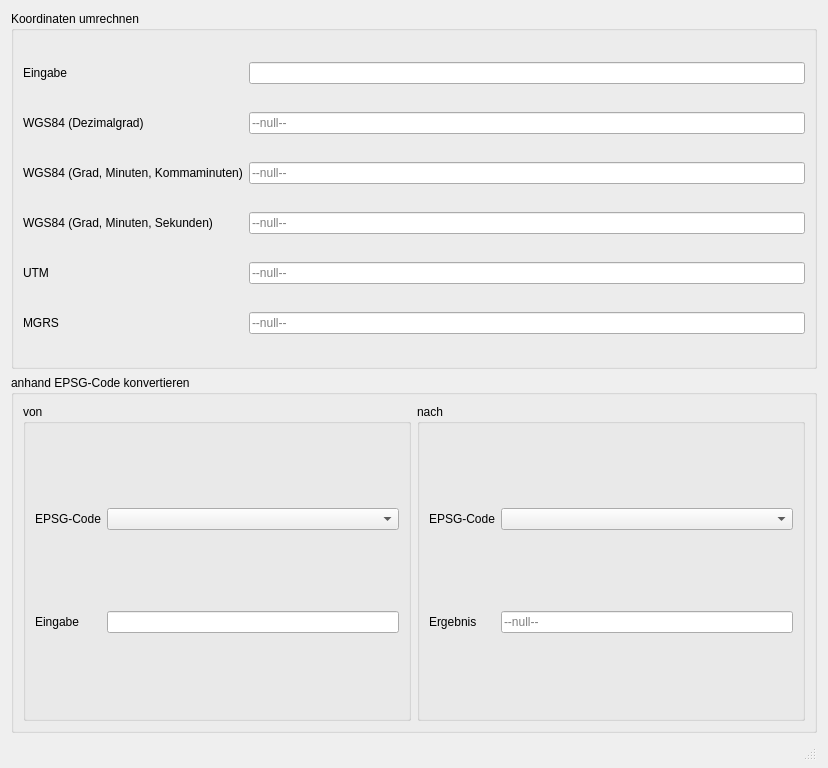
<?xml version="1.0" encoding="UTF-8"?>
<ui version="4.0">
 <class>CoordinatesConverterDialogBase</class>
 <widget class="QDialog" name="CoordinatesConverterDialogBase">
  <property name="geometry">
   <rect>
    <x>0</x>
    <y>0</y>
    <width>828</width>
    <height>768</height>
   </rect>
  </property>
  <property name="sizePolicy">
   <sizepolicy hsizetype="Preferred" vsizetype="Ignored">
    <horstretch>0</horstretch>
    <verstretch>0</verstretch>
   </sizepolicy>
  </property>
  <property name="windowTitle">
   <string>Convert Coordinates</string>
  </property>
  <layout class="QGridLayout" name="gridLayout_2">
   <property name="bottomMargin">
    <number>0</number>
   </property>
   <item row="1" column="0">
    <widget class="QGroupBox" name="groupBox_epsg">
     <property name="sizePolicy">
      <sizepolicy hsizetype="Preferred" vsizetype="Preferred">
       <horstretch>0</horstretch>
       <verstretch>1</verstretch>
      </sizepolicy>
     </property>
     <property name="title">
      <string>anhand EPSG-Code konvertieren</string>
     </property>
     <layout class="QHBoxLayout" name="horizontalLayout">
      <item>
       <widget class="QGroupBox" name="groupBox_from">
        <property name="title">
         <string>von</string>
        </property>
        <layout class="QGridLayout" name="gridLayout_3">
         <item row="0" column="1">
          <widget class="QLabel" name="label_epsg_from">
           <property name="text">
            <string>EPSG-Code</string>
           </property>
          </widget>
         </item>
         <item row="2" column="1">
          <widget class="QLabel" name="label_input_from">
           <property name="text">
            <string>Eingabe</string>
           </property>
          </widget>
         </item>
         <item row="0" column="2">
          <widget class="QComboBox" name="comboBox_from"/>
         </item>
         <item row="2" column="2">
          <widget class="QLineEdit" name="lineEdit_input_epsg"/>
         </item>
        </layout>
       </widget>
      </item>
      <item>
       <widget class="QGroupBox" name="groupBox_to">
        <property name="title">
         <string>nach</string>
        </property>
        <layout class="QGridLayout" name="gridLayout_4">
         <item row="0" column="1">
          <widget class="QLabel" name="label_epsg_to">
           <property name="text">
            <string>EPSG-Code</string>
           </property>
          </widget>
         </item>
         <item row="1" column="1">
          <widget class="QLabel" name="label_result_to">
           <property name="text">
            <string>Ergebnis</string>
           </property>
          </widget>
         </item>
         <item row="0" column="2">
          <widget class="QComboBox" name="comboBox_to"/>
         </item>
         <item row="1" column="2">
          <widget class="QLineEdit" name="lineEdit_epsg_result">
           <property name="enabled">
            <bool>true</bool>
           </property>
           <property name="text">
            <string/>
           </property>
           <property name="readOnly">
            <bool>true</bool>
           </property>
           <property name="placeholderText">
            <string>--null--</string>
           </property>
          </widget>
         </item>
        </layout>
       </widget>
      </item>
     </layout>
    </widget>
   </item>
   <item row="0" column="0">
    <widget class="QGroupBox" name="groupBox_coord">
     <property name="sizePolicy">
      <sizepolicy hsizetype="Preferred" vsizetype="Preferred">
       <horstretch>0</horstretch>
       <verstretch>1</verstretch>
      </sizepolicy>
     </property>
     <property name="title">
      <string>Koordinaten umrechnen</string>
     </property>
     <layout class="QGridLayout" name="gridLayout">
      <item row="5" column="0">
       <widget class="QLabel" name="label_utem_ref">
        <property name="text">
         <string>MGRS</string>
        </property>
       </widget>
      </item>
      <item row="1" column="0">
       <widget class="QLabel" name="label_wgs_dms">
        <property name="text">
         <string>WGS84 (Dezimalgrad)</string>
        </property>
       </widget>
      </item>
      <item row="0" column="1">
       <widget class="QLineEdit" name="lineEdit_input">
        <property name="toolTip">
         <string>&lt;html&gt;&lt;head/&gt;&lt;body&gt;&lt;p&gt;Gültige Formate:&lt;/p&gt;&lt;p&gt;&lt;span style=&quot; font-family:'Courier New'; font-size:7pt; font-style:italic; color:#000000;&quot;&gt;WGS84(Degrees) 12.345678° E 12.345678° N&lt;/span&gt;&lt;/p&gt;&lt;p&gt;&lt;span style=&quot; font-family:'Courier New'; font-size:7pt; font-style:italic; color:#000000;&quot;&gt;WGS84(DMS) 12° 23' 45.67&amp;quot; E 12° 34' 56.78&amp;quot; N&lt;/span&gt;&lt;/p&gt;&lt;p&gt;&lt;span style=&quot; font-family:'Courier New'; font-size:7pt; font-style:italic; color:#000000;&quot;&gt;WGS84(Decimal Minutes) 12° 23.456' E 12° 34.567' N&lt;/span&gt;&lt;/p&gt;&lt;p&gt;&lt;span style=&quot; font-family:'Courier New'; font-size:7pt; font-style:italic; color:#000000;&quot;&gt;UTM 12N 123456 E 1234567 N&lt;/span&gt;&lt;/p&gt;&lt;p&gt;&lt;span style=&quot; font-family:'Courier New'; font-size:7pt; font-style:italic; color:#000000;&quot;&gt;MGRS 12T XP 12345 12345&lt;/span&gt;&lt;/p&gt;&lt;/body&gt;&lt;/html&gt;</string>
        </property>
       </widget>
      </item>
      <item row="2" column="1">
       <widget class="QLineEdit" name="lineEdit_wgs_comma">
        <property name="enabled">
         <bool>true</bool>
        </property>
        <property name="text">
         <string/>
        </property>
        <property name="readOnly">
         <bool>true</bool>
        </property>
        <property name="placeholderText">
         <string>--null--</string>
        </property>
       </widget>
      </item>
      <item row="1" column="1">
       <widget class="QLineEdit" name="lineEdit_wgs_degrees">
        <property name="enabled">
         <bool>true</bool>
        </property>
        <property name="text">
         <string/>
        </property>
        <property name="readOnly">
         <bool>true</bool>
        </property>
        <property name="placeholderText">
         <string>--null--</string>
        </property>
       </widget>
      </item>
      <item row="2" column="0">
       <widget class="QLabel" name="label_wgs_degrees">
        <property name="text">
         <string>WGS84 (Grad, Minuten, Kommaminuten)</string>
        </property>
       </widget>
      </item>
      <item row="4" column="0">
       <widget class="QLabel" name="label_utm">
        <property name="text">
         <string>UTM</string>
        </property>
       </widget>
      </item>
      <item row="5" column="1">
       <widget class="QLineEdit" name="lineEdit_mgrs">
        <property name="enabled">
         <bool>true</bool>
        </property>
        <property name="text">
         <string/>
        </property>
        <property name="readOnly">
         <bool>true</bool>
        </property>
        <property name="placeholderText">
         <string>--null--</string>
        </property>
       </widget>
      </item>
      <item row="4" column="1">
       <widget class="QLineEdit" name="lineEdit_utm">
        <property name="enabled">
         <bool>true</bool>
        </property>
        <property name="text">
         <string/>
        </property>
        <property name="readOnly">
         <bool>true</bool>
        </property>
        <property name="placeholderText">
         <string>--null--</string>
        </property>
       </widget>
      </item>
      <item row="3" column="0">
       <widget class="QLabel" name="label">
        <property name="text">
         <string>WGS84 (Grad, Minuten, Sekunden)</string>
        </property>
       </widget>
      </item>
      <item row="0" column="0">
       <widget class="QLabel" name="label_input_convert">
        <property name="text">
         <string>Eingabe</string>
        </property>
       </widget>
      </item>
      <item row="3" column="1">
       <widget class="QLineEdit" name="lineEdit_wgs_dms">
        <property name="enabled">
         <bool>true</bool>
        </property>
        <property name="text">
         <string/>
        </property>
        <property name="readOnly">
         <bool>true</bool>
        </property>
        <property name="placeholderText">
         <string>--null--</string>
        </property>
       </widget>
      </item>
     </layout>
     <zorder>label_utem_ref</zorder>
     <zorder>lineEdit_mgrs</zorder>
     <zorder>lineEdit_utm</zorder>
     <zorder>lineEdit_wgs_comma</zorder>
     <zorder>label_wgs_dms</zorder>
     <zorder>label_utm</zorder>
     <zorder>label_input_convert</zorder>
     <zorder>label_wgs_degrees</zorder>
     <zorder>lineEdit_wgs_degrees</zorder>
     <zorder>label</zorder>
     <zorder>lineEdit_wgs_dms</zorder>
     <zorder>lineEdit_input</zorder>
    </widget>
   </item>
   <item row="2" column="0">
    <layout class="QVBoxLayout" name="statusbarlayout">
     <property name="spacing">
      <number>0</number>
     </property>
     <property name="bottomMargin">
      <number>7</number>
     </property>
     <item>
      <widget class="QStatusBar" name="statusBar">
       <property name="sizePolicy">
        <sizepolicy hsizetype="Preferred" vsizetype="Preferred">
         <horstretch>0</horstretch>
         <verstretch>0</verstretch>
        </sizepolicy>
       </property>
       <property name="font">
        <font>
         <pointsize>8</pointsize>
        </font>
       </property>
      </widget>
     </item>
    </layout>
   </item>
  </layout>
 </widget>
 <resources/>
 <connections/>
</ui>
